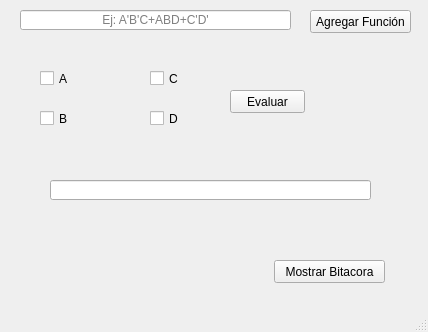
<?xml version="1.0" encoding="UTF-8"?>
<ui version="4.0">
 <class>MainWindow</class>
 <widget class="QMainWindow" name="MainWindow">
  <property name="geometry">
   <rect>
    <x>0</x>
    <y>0</y>
    <width>428</width>
    <height>332</height>
   </rect>
  </property>
  <property name="windowTitle">
   <string>MainWindow</string>
  </property>
  <widget class="QWidget" name="centralwidget">
   <widget class="QLineEdit" name="editFuncion">
    <property name="geometry">
     <rect>
      <x>20</x>
      <y>10</y>
      <width>271</width>
      <height>20</height>
     </rect>
    </property>
    <property name="alignment">
     <set>Qt::AlignCenter</set>
    </property>
    <property name="placeholderText">
     <string>Ej: A'B'C+ABD+C'D'</string>
    </property>
   </widget>
   <widget class="QPushButton" name="btnAgregar">
    <property name="geometry">
     <rect>
      <x>310</x>
      <y>10</y>
      <width>101</width>
      <height>23</height>
     </rect>
    </property>
    <property name="text">
     <string>Agregar Función</string>
    </property>
   </widget>
   <widget class="QCheckBox" name="boxA">
    <property name="geometry">
     <rect>
      <x>40</x>
      <y>70</y>
      <width>70</width>
      <height>17</height>
     </rect>
    </property>
    <property name="text">
     <string>A</string>
    </property>
   </widget>
   <widget class="QCheckBox" name="boxB">
    <property name="geometry">
     <rect>
      <x>40</x>
      <y>110</y>
      <width>70</width>
      <height>17</height>
     </rect>
    </property>
    <property name="text">
     <string>B</string>
    </property>
   </widget>
   <widget class="QCheckBox" name="boxC">
    <property name="geometry">
     <rect>
      <x>150</x>
      <y>70</y>
      <width>70</width>
      <height>17</height>
     </rect>
    </property>
    <property name="text">
     <string>C</string>
    </property>
   </widget>
   <widget class="QCheckBox" name="boxD">
    <property name="geometry">
     <rect>
      <x>150</x>
      <y>110</y>
      <width>70</width>
      <height>17</height>
     </rect>
    </property>
    <property name="text">
     <string>D</string>
    </property>
   </widget>
   <widget class="QPushButton" name="btnEvaluar">
    <property name="geometry">
     <rect>
      <x>230</x>
      <y>90</y>
      <width>75</width>
      <height>23</height>
     </rect>
    </property>
    <property name="text">
     <string>Evaluar</string>
    </property>
   </widget>
   <widget class="QLineEdit" name="editEvaluar">
    <property name="enabled">
     <bool>true</bool>
    </property>
    <property name="geometry">
     <rect>
      <x>50</x>
      <y>180</y>
      <width>321</width>
      <height>20</height>
     </rect>
    </property>
    <property name="alignment">
     <set>Qt::AlignCenter</set>
    </property>
    <property name="readOnly">
     <bool>true</bool>
    </property>
   </widget>
   <widget class="QPushButton" name="btnBitacora">
    <property name="geometry">
     <rect>
      <x>274</x>
      <y>260</y>
      <width>111</width>
      <height>23</height>
     </rect>
    </property>
    <property name="text">
     <string>Mostrar Bitacora</string>
    </property>
   </widget>
  </widget>
  <widget class="QMenuBar" name="menubar">
   <property name="geometry">
    <rect>
     <x>0</x>
     <y>0</y>
     <width>428</width>
     <height>21</height>
    </rect>
   </property>
  </widget>
  <widget class="QStatusBar" name="statusbar"/>
 </widget>
 <resources/>
 <connections/>
</ui>
